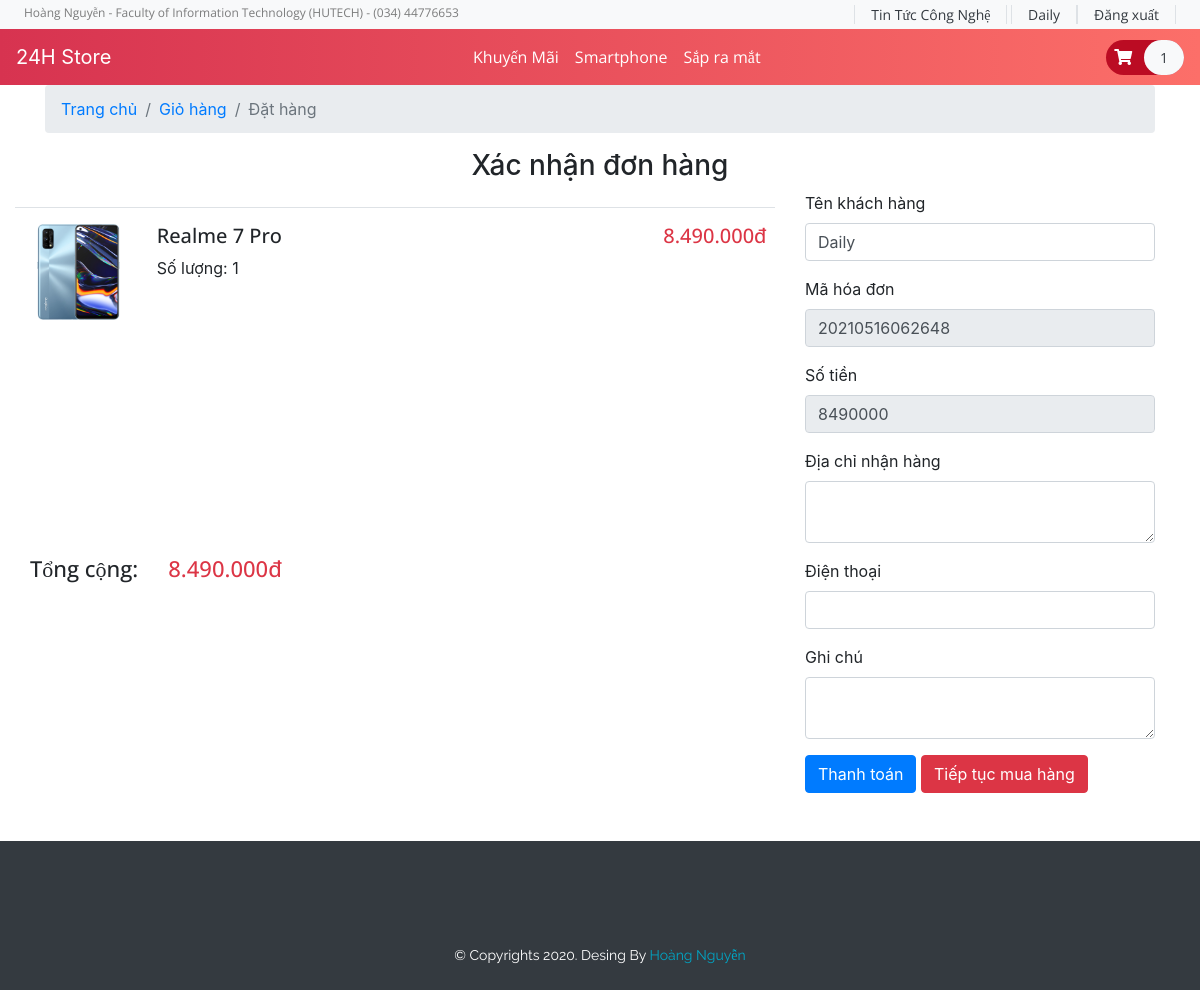
/billing.php (signed in), run on the app's committed database.
### tables this page shows
CREATE TABLE `cart` (
  `cart_id` int(11) NOT NULL,
  `user_id` int(11) NOT NULL,
  `item_id` int(11) NOT NULL,
  `quantity` int(11) NOT NULL,
  `sum` bigint(100) NOT NULL
);

CREATE TABLE `product` (
  `item_id` int(11) NOT NULL,
  `item_brand` varchar(200) NOT NULL,
  `item_name` varchar(255) NOT NULL,
  `item_price` int(200) NOT NULL,
  `item_price_sale` int(200) DEFAULT NULL,
  `item_image` varchar(255) NOT NULL,
  `item_link` varchar(5000) DEFAULT NULL,
  `item_register` datetime DEFAULT NULL
);

### DB/DBControler.php (called while the page is built, shortened)
<?php
$host = 'localhost';
$username = 'root';
$password = '';
$database = '24hstore';
$connection = mysqli_connect($host, $username, $password, $database);
mysqli_set_charset($connection, 'UTF8');
class DB
{
    public function __construct()
    {
        global $connection;
        $this->connection = $connection;
    }
}
$db = new DB();

### DB/Product.php (called while the page is built, shortened)
<?php
class Product{
    public function __construct($db){
        $this->db = $db;
    }
    public function getCart($userid){
        $result = $this->db->connection->query("SELECT a.quantity, a.sum, b.item_id, b.item_name, b.item_brand, b.item_image  FROM cart a, product b where a.user_id=$userid and a.item_id = b.item_id");
        $resultArray = array();
        while($item = mysqli_fetch_array($result, MYSQLI_ASSOC)){
            $resultArray[] = $item;
        }
        return $resultArray;
    }
}
$product = new Product($db);

### pages/_billing.php (the view, shortened to what this page needs)
<?php
require_once("./DB/CartControler.php");
?>
<?php
if (isset($_SESSION['userid'])) {
    $userid = $_SESSION['userid'];
}
$sum = 0;
$sql_num = "SELECT sum(quantity) as num, sum(sum) as sum FROM cart where user_id=$userid";
$res_num = mysqli_query($connection, $sql_num);
if ($res_num->num_rows > 0) {
    while ($row = mysqli_fetch_array($res_num)) {
        $sum = $row['sum'];
    }
} else {
    echo $sum;
}
?>
<main id="main-site">
    <div class="container">
        <nav class="color-white-bg" aria-label="breadcrumb">
            <ol class="breadcrumb">
                <li class="breadcrumb-item"><a href="index.php">Trang chủ</a></li>
                <li class="breadcrumb-item"><a href="cart.php">Giỏ hàng</a></li>
                <li class="breadcrumb-item active" aria-current="page">Đặt hàng</li>
            </ol>
        </nav>
        <h3 class="text-center">Xác nhận đơn hàng</h3>
        <div class="row">
            <div class="row col-sm-8">
                <?php
                foreach ($product->getCart($userid) as $item) :
                ?>
                    <div class="row border-top py-3 mt-3">
                        <div class="col-sm-2">
                            <img src="<?php echo $item['item_image'] ?? $item['item_image'] ?>" alt="cart1" class="img-fluid">
                        </div>
                        <div class="col-sm-8">
                            <h5 class="font-opensans font-size-20"><?php echo $item['item_name'] ?? $item['item_name']; ?></h5>
                            <span>Số lượng: <?php echo $item['quantity'] ?? $item['quantity'] ?></span>
                        </div>
                        <div class="col-sm-2 text-right">
                            <h5 class="font-opensans font-size-20 text-danger"><?php echo number_format($item['sum'], 0, '.', '.'); ?>đ</h5>
                        </div>
                    </div>
                <?php
                endforeach;
                ?>
                <div class="row py-3 mt-3">
                    <div class="col-md text-right">
                        <h5 class="font-opensans font-size-22">Tổng cộng:</h5>
                    </div>
                    <div class="col-md text-right">
                        <h5 class="font-opensans font-size-22 text-danger"><?php echo number_format($sum, 0, '.', '.'); ?>đ</h5>
                    </div>
                </div>
            </div>
            <div class="col-sm-4" style="margin-left: 30px;">
                <div class="table-responsive">
                    <form method="post">
                        <div class="form-group">
                            <label for="fullname">Tên khách hàng </label>
                            <?php if (isset($_SESSION['fullname'])) {
                                $fullname = $_SESSION['fullname'];
                            ?>
                                <input class="form-control" id="fullname" name="fullname" type="text" value="<?= $fullname ?>" />
                            <?php } ?>
                        </div>
                        <div class="form-group">
                            <label for="bill_id">Mã hóa đơn</label>
                            <?php $id = date("YmdHis"); ?>
                            <input class="form-control" type="text" readonly value="<?php echo $id ?>" />
                        </div>
                        <div class="form-group">
                            <label for="total">Số tiền</label>
                            <?php
                            $sum = 0;
                            $sql_sum = "SELECT sum(sum) as sum FROM cart where user_id=$userid";
                            $res_sum = mysqli_query($connection, $sql_sum);
                            if ($res_sum->num_rows > 0) {
                                while ($row = mysqli_fetch_array($res_sum)) {
                                    $sum = $row['sum'];
                                }
                            ?>
                                <input class="form-control" type="number" readonly value="<?php echo $sum ?>" />
                            <?php } ?>
                        </div>
                        <div class="form-group">
                            <label for="address">Địa chỉ nhận hàng</label>
                            <textarea class="form-control" cols="20" id="address" name="address" rows="2"></textarea>
                        </div>
                        <div class="form-group">
                            <label for="phone">Điện thoại</label>
                            <input class="form-control" id="phone" name="phone" type="number">
                        </div>
                        <div class="form-group">
                            <label for="note">Ghi chú</label>
                            <textarea class="form-control" cols="20" id="note" name="note" rows="2"></textarea>
                        </div>
                        <input type="submit" class="btn btn-primary" name="order" value="Thanh toán">
                        <a href="index.php"><button type="button" class="btn btn-danger">Tiếp tục mua hàng</button></a>
                    </form>
                </div>
            </div>
        </div>
    </div>
</main>

### style.css (style rules this page uses)
button, button:focus { outline: none !important; box-shadow: none !important; }
.font-opensans { font-family: "Open Sans", cursive; }
.font-size-20 { font-size: 20px; }
.font-size-22 { font-size: 22px; }
.color-white-bg { background: #fff; }

### data on the page
cart: item.item_image (picture), item.item_name "Realme 7 Pro", quantity "1", sum "8.490.000"

### other printed values
$_SESSION['fullname'] "Daily"
$num "1"
$sum "8.490.000"
